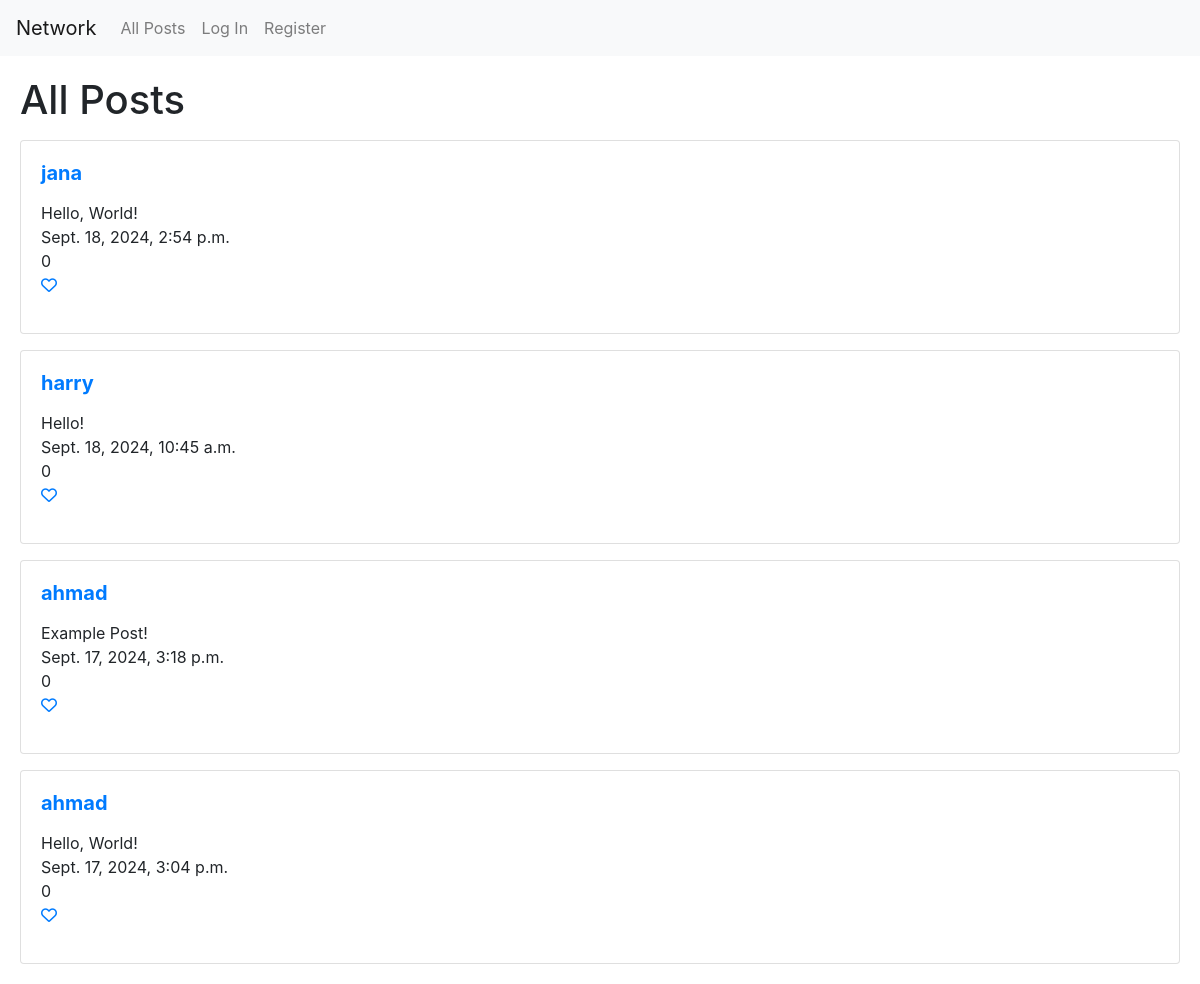
The app's page /, older data.
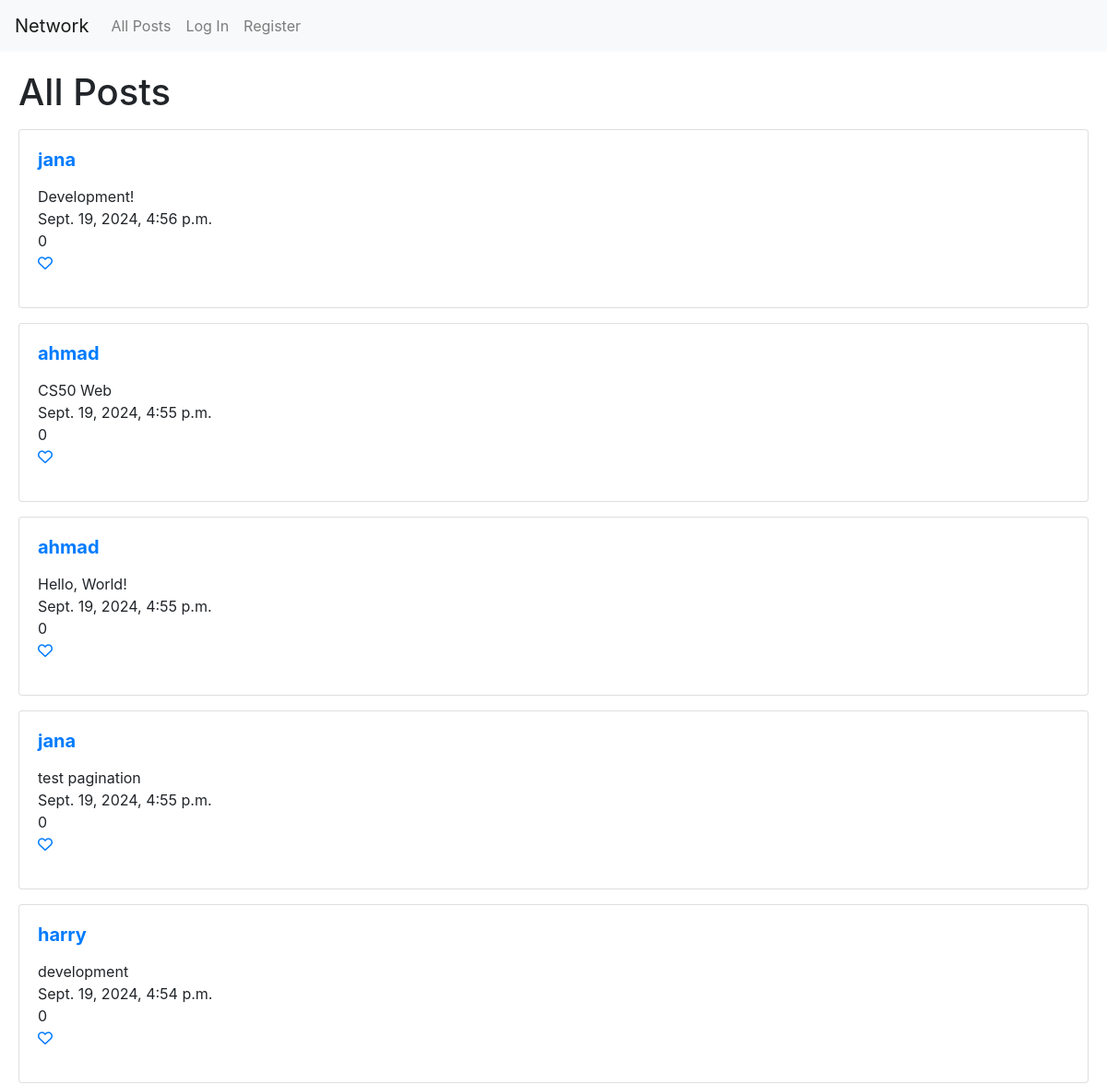
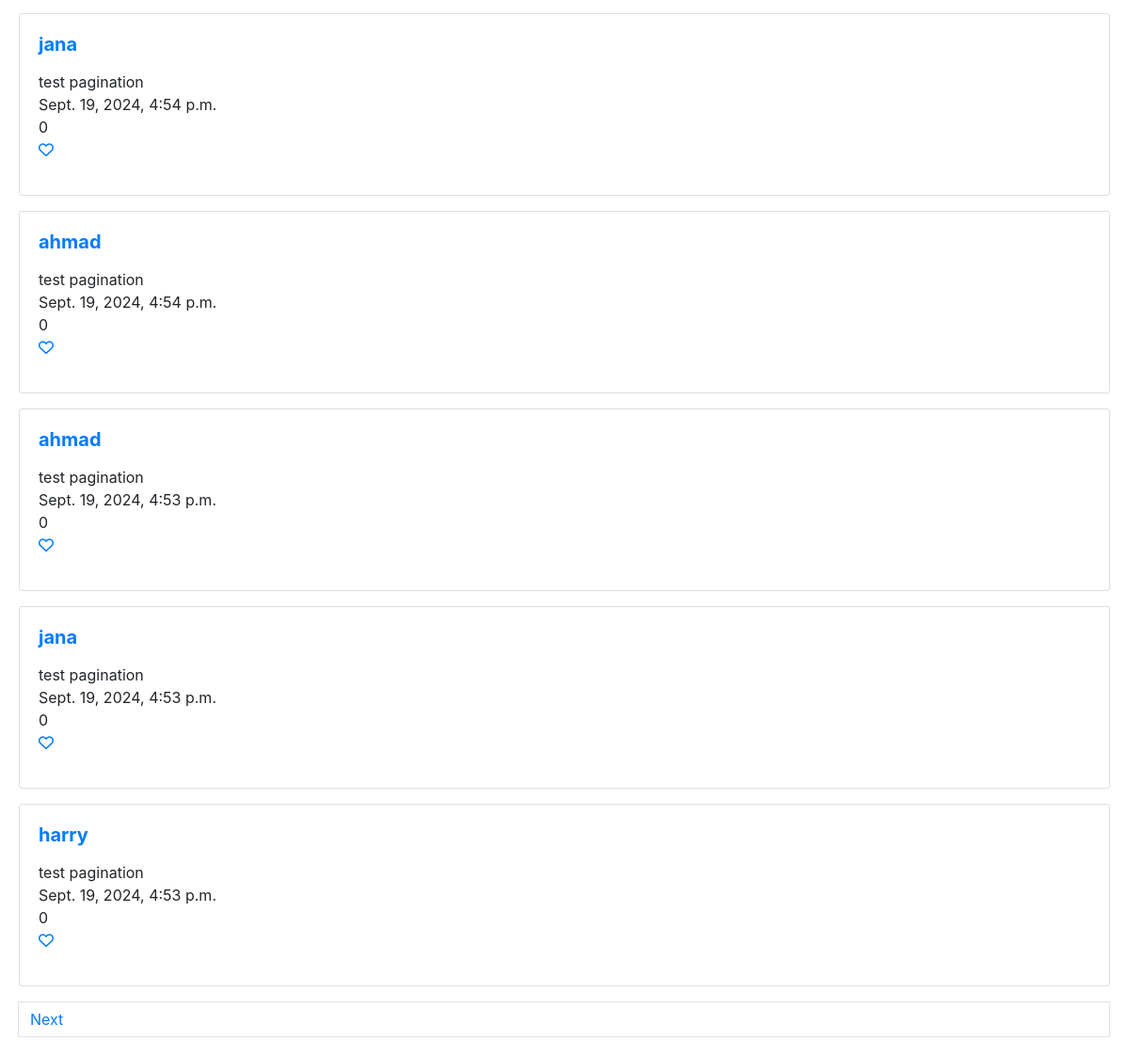
The same page, newer data (2 pictures, top to bottom).
### network/models.py (models this page shows, shortened)
class Post(models.Model):
    user = models.ForeignKey(User, on_delete=models.CASCADE, related_name="post")
    text = models.CharField(max_length=600)
    time = models.DateTimeField(auto_now=True)
    likes = models.IntegerField(default=0)

class User(AbstractUser):
    pass

### network/views.py (the view)
# urls.py: path("", views.index, name="index"),
def index(request):
    posts = Post.objects.all().order_by("-time")
    p = Paginator(posts, 10)
    page = request.GET.get("page")
    posts = p.get_page(page)
    return render(request, "network/index.html", {
        "posts" : posts
    })

### network/templates/network/index.html (shortened to what this page needs)
{% extends "network/layout.html" %}
{% load static %}
{% block body %}
  {% if token == 1 %}
    <h1>Following</h1>
  {% else %}
    <h1>All Posts</h1>
  {% endif %}
    {% if posts %}
        {% for post in posts %}
        <p>
        <div class="card">
             <div class="card-body">
              <h5 class="card-title"><a href="{% url 'profile' post.user.username %}"><strong>{{ post.user.username }}</strong></a></h5>
              <p class="card-text">
                <div id="content" data-id="{{ post.id }}">{{ post.text }}</div>
                <div>{{ post.time }}</div>
                <div id="likes" data-id="{{ post.id }}">{{ post.likes }}</div>
                <p><a href="#" id="like" data-id="{{ post.id }}"><i class="fa-regular fa-heart"></i></a></p>
            </p>
            </div>
          </div>
        </p>
        {% endfor %}
    {% endif %}
  {% if posts.has_next %}
  <a href="?page={{ posts.next_page_number }}" class="page-link">Next</a>
  {% endif %}
{% endblock %}

Row changes from the older to the newer data that the page shows:
no longer on this page (row unchanged): Post: user.username "jana", text "Hello, World!", time "Sept. 18, 2024, 2:54 p.m.", likes "0"
no longer on this page (row unchanged): Post: user.username "harry", text "Hello!", time "Sept. 18, 2024, 10:45 a.m.", likes "0"
no longer on this page (row unchanged): Post: user.username "ahmad", text "Example Post!", time "Sept. 17, 2024, 3:18 p.m.", likes "0"
no longer on this page (row unchanged): Post: user.username "ahmad", text "Hello, World!", time "Sept. 17, 2024, 3:04 p.m.", likes "0"
added Post: user.username "jana", text "Development!", time "Sept. 19, 2024, 4:56 p.m.", likes "0"
added Post: user.username "ahmad", text "CS50 Web", time "Sept. 19, 2024, 4:55 p.m.", likes "0"
added Post: user.username "ahmad", text "Hello, World!", time "Sept. 19, 2024, 4:55 p.m.", likes "0"
added Post: user.username "jana", text "test pagination", time "Sept. 19, 2024, 4:55 p.m.", likes "0"
added Post: user.username "harry", text "development", time "Sept. 19, 2024, 4:54 p.m.", likes "0"
added Post: user.username "jana", text "test pagination", time "Sept. 19, 2024, 4:54 p.m.", likes "0"
added Post: user.username "ahmad", text "test pagination", time "Sept. 19, 2024, 4:54 p.m.", likes "0"
added Post: user.username "ahmad", text "test pagination", time "Sept. 19, 2024, 4:53 p.m.", likes "0"
added Post: user.username "jana", text "test pagination", time "Sept. 19, 2024, 4:53 p.m.", likes "0"
added Post: user.username "harry", text "test pagination", time "Sept. 19, 2024, 4:53 p.m.", likes "0"
Text that changed along with them:
text now shown: "Next"
